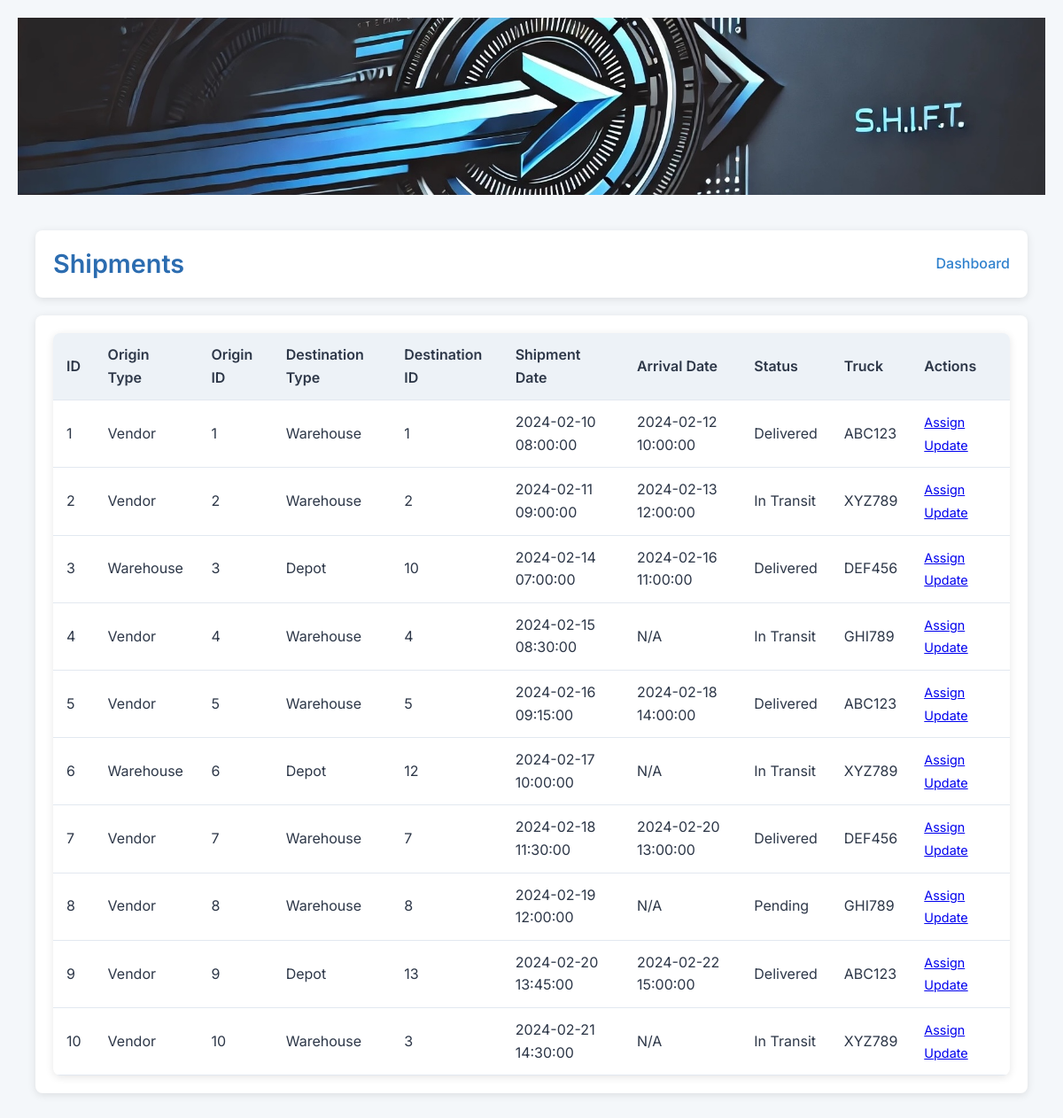
Page /shipments (signed in) on the committed database.
### tables this page shows
CREATE TABLE Shipment (
    ShipmentID INTEGER PRIMARY KEY AUTOINCREMENT,
    OriginType TEXT,  -- Use TEXT instead of ENUM (e.g., 'Vendor', 'Warehouse', 'Depot')
    OriginID INTEGER,
    DestinationType TEXT,  -- Use TEXT instead of ENUM (e.g., 'Warehouse', 'Depot')
    DestinationID INTEGER,
    ShipmentDate TEXT,  -- Use TEXT for datetime (e.g., 'YYYY-MM-DD HH:MM:SS')
    ArrivalDate TEXT,  -- Use TEXT for datetime
    Status TEXT,  -- Use TEXT instead of ENUM (e.g., 'Pending', 'In Transit', 'Delivered')
    TruckID INTEGER,  -- New field to track which truck is used for the shipment
    FOREIGN KEY (TruckID) REFERENCES Truck(TruckID)
);

CREATE TABLE Truck (
    TruckID INTEGER PRIMARY KEY AUTOINCREMENT,
    LicensePlate TEXT UNIQUE,
    DriverID INTEGER,  -- Reference to Employee
    Status TEXT,  -- e.g., 'Available', 'In Transit', 'Maintenance'
    Capacity INTEGER,  -- Maximum weight or volume capacity (in units)
    LastMaintenance TEXT,  -- Use TEXT for datetime (e.g., 'YYYY-MM-DD HH:MM:SS')
    FOREIGN KEY (DriverID) REFERENCES Employee(EmployeeID)
);

### MVP_App/app.py (the view)
@app.route('/shipments')
@login_required
def shipments():
    conn = get_db_connection()
    shipments = conn.execute('''
        SELECT s.ShipmentID, s.OriginType, s.OriginID, s.DestinationType, s.DestinationID, s.ShipmentDate,
               s.ArrivalDate, s.Status, t.LicensePlate AS Truck
        FROM Shipment s
        LEFT JOIN Truck t ON s.TruckID = t.TruckID
    ''').fetchall()
    conn.close()
    return render_template('shipments.html', shipments=shipments, user=current_user)

### MVP_App/app.py (called while the page is built)
@login_manager.user_loader
def load_user(user_id):
    conn = get_db_connection()
    user = conn.execute('SELECT UserID, Username, Role FROM Users WHERE UserID = ?', (user_id,)).fetchone()
    conn.close()
    if user:
        return User(user['UserID'], user['Username'], user['Role'])
    return None

def get_db_connection():
    try:
        conn = sqlite3.connect(DB_NAME)
        conn.row_factory = sqlite3.Row
        return conn
    except sqlite3.Error as e:
        app.logger.error(f"Database connection error: {e}")
        abort(500, description="Database connection failed")

### MVP_App/templates/shipments.html (shortened to what this page needs)
<!DOCTYPE html>
<html>
<head>
    <link rel="stylesheet" href="{{ url_for('static', filename='styles.css') }}">
</head>
<body>
    <header class="header-bg">
        <img src="{{ url_for('static', filename='shiftheaderlogo.jpeg') }}" alt="Shift Header Background" class="header-image">
    </header>
    <div class="container">
        <nav class="navbar">
            <h1>Shipments</h1>
            <ul class="nav-links">
                <li><a href="{{ url_for('dashboard') }}">Dashboard</a></li>
            </ul>
        </nav>
        <div class="content">
            <table class="data-table">
                <thead>
                    <tr>
                        <th>ID</th>
                        <th>Origin Type</th>
                        <th>Origin ID</th>
                        <th>Destination Type</th>
                        <th>Destination ID</th>
                        <th>Shipment Date</th>
                        <th>Arrival Date</th>
                        <th>Status</th>
                        <th>Truck</th>
                        <th>Actions</th>
                    </tr>
                </thead>
                <tbody>
                    {% for shipment in shipments %}
                        <tr>
                            <td>{{ shipment.ShipmentID }}</td>
                            <td>{{ shipment.OriginType }}</td>
                            <td>{{ shipment.OriginID }}</td>
                            <td>{{ shipment.DestinationType }}</td>
                            <td>{{ shipment.DestinationID }}</td>
                            <td>{{ shipment.ShipmentDate }}</td>
                            <td>{{ shipment.ArrivalDate or 'N/A' }}</td>
                            <td>{{ shipment.Status }}</td>
                            <td>{{ shipment.Truck or 'No Truck Assigned' }}</td>
                            <td>
                                <a href="{{ url_for('assign_truck', shipment_id=shipment.ShipmentID) }}" class="action-link">Assign</a>
                                <a href="{{ url_for('update_shipment_status', shipment_id=shipment.ShipmentID) }}" class="action-link">Update</a>
                            </td>
                        </tr>
                    {% endfor %}
                </tbody>
            </table>
        </div>
    </div>
</body>
</html>

### MVP_App/static/styles.css (style rules this page uses)
* { margin: 0; padding: 0; box-sizing: border-box; }
body { font-family: 'Inter', Arial, sans-serif; background-color: #f4f7fa; color: #2d3748; line-height: 1.6; padding: 20px; }
.header-bg { position: relative; width: 100%; height: 200px; overflow: hidden; margin-bottom: 20px; }
.header-image { width: 100%; height: 100%; object-fit: cover; }
.container { max-width: 1200px; margin: 0 auto; padding: 20px; }
.navbar { display: flex; justify-content: space-between; align-items: center; background: #ffffff; padding: 15px 20px; border-radius: 8px; box-shadow: 0 2px 10px rgba(0, 0, 0, 0.1); margin-bottom: 20px; position: relative; z-index: 1; }
.navbar h1 { color: #2b6cb0; font-size: 1.8rem; font-weight: 600; }
.nav-links { list-style: none; display: flex; gap: 20px; }
.nav-links li a { text-decoration: none; color: #3182ce; font-weight: 500; transition: color 0.3s ease; }
.content { background: #ffffff; padding: 20px; border-radius: 8px; box-shadow: 0 2px 10px rgba(0, 0, 0, 0.1); }
.data-table { width: 100%; border-collapse: collapse; background: #ffffff; border-radius: 8px; overflow: hidden; box-shadow: 0 2px 10px rgba(0, 0, 0, 0.1); }
.data-table th, .data-table td { padding: 12px 15px; text-align: left; border-bottom: 1px solid #e2e8f0; }
.data-table th { background-color: #edf2f7; color: #2d3748; font-weight: 600; }
.action-link { margin-right: 10px; font-size: 0.9rem; }

### rows in the picture
Shipment: ShipmentID "1", OriginType "Vendor", OriginID "1", DestinationType "Warehouse", DestinationID "1", ShipmentDate "2024-02-10 08:00:00", ArrivalDate "2024-02-12 10:00:00", Status "Delivered", LicensePlate "ABC123"
Shipment: ShipmentID "2", OriginType "Vendor", OriginID "2", DestinationType "Warehouse", DestinationID "2", ShipmentDate "2024-02-11 09:00:00", ArrivalDate "2024-02-13 12:00:00", Status "In Transit", LicensePlate "XYZ789"
Shipment: ShipmentID "3", OriginType "Warehouse", OriginID "3", DestinationType "Depot", DestinationID "10", ShipmentDate "2024-02-14 07:00:00", ArrivalDate "2024-02-16 11:00:00", Status "Delivered", LicensePlate "DEF456"
Shipment: ShipmentID "4", OriginType "Vendor", OriginID "4", DestinationType "Warehouse", DestinationID "4", ShipmentDate "2024-02-15 08:30:00", ArrivalDate "N/A", Status "In Transit", LicensePlate "GHI789"
Shipment: ShipmentID "5", OriginType "Vendor", OriginID "5", DestinationType "Warehouse", DestinationID "5", ShipmentDate "2024-02-16 09:15:00", ArrivalDate "2024-02-18 14:00:00", Status "Delivered", LicensePlate "ABC123"
Shipment: ShipmentID "6", OriginType "Warehouse", OriginID "6", DestinationType "Depot", DestinationID "12", ShipmentDate "2024-02-17 10:00:00", ArrivalDate "N/A", Status "In Transit", LicensePlate "XYZ789"
Shipment: ShipmentID "7", OriginType "Vendor", OriginID "7", DestinationType "Warehouse", DestinationID "7", ShipmentDate "2024-02-18 11:30:00", ArrivalDate "2024-02-20 13:00:00", Status "Delivered", LicensePlate "DEF456"
Shipment: ShipmentID "8", OriginType "Vendor", OriginID "8", DestinationType "Warehouse", DestinationID "8", ShipmentDate "2024-02-19 12:00:00", ArrivalDate "N/A", Status "Pending", LicensePlate "GHI789"
Shipment: ShipmentID "9", OriginType "Vendor", OriginID "9", DestinationType "Depot", DestinationID "13", ShipmentDate "2024-02-20 13:45:00", ArrivalDate "2024-02-22 15:00:00", Status "Delivered", LicensePlate "ABC123"
Shipment: ShipmentID "10", OriginType "Vendor", OriginID "10", DestinationType "Warehouse", DestinationID "3", ShipmentDate "2024-02-21 14:30:00", ArrivalDate "N/A", Status "In Transit", LicensePlate "XYZ789"
